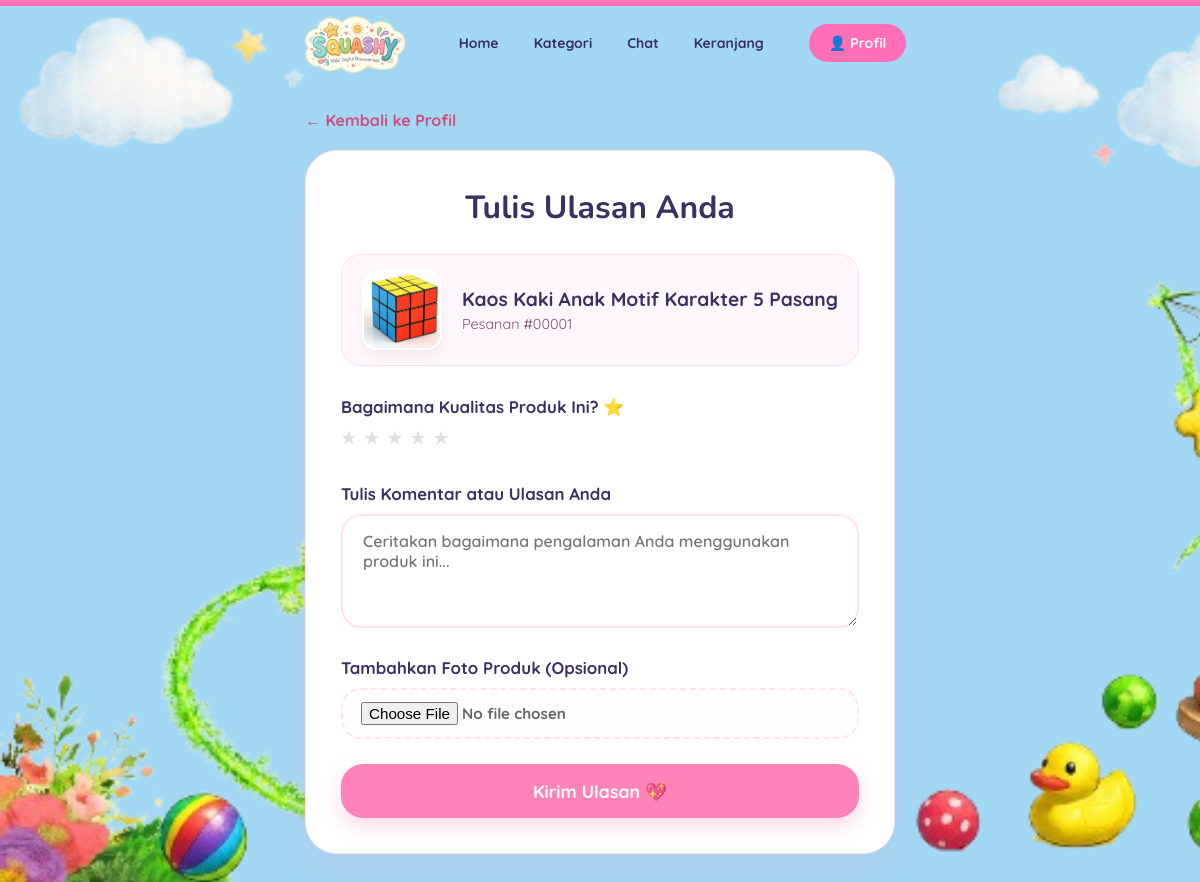
The page /customers/tambah_ulasan.php?id_produk=31&id_order=1 (signed in) on the database its author committed.
### tables this page shows
CREATE TABLE `order_detail` (
  `id_detail` int NOT NULL,
  `id_order` int NOT NULL,
  `id_produk` int NOT NULL,
  `nama_produk` varchar(255) DEFAULT NULL,
  `harga_saat_order` int DEFAULT NULL,
  `foto_produk` varchar(255) DEFAULT NULL,
  `kuantitas` int NOT NULL,
  `subtotal` int NOT NULL
);

### customers/tambah_ulasan.php (the view, shortened to what this page needs)
<?php
require_once __DIR__ . '/../config/database.php';
$userId = intval($_SESSION['id_user'] ?? 0);
$id_produk = isset($_GET['id_produk']) ? intval($_GET['id_produk']) : 0;
$id_order = isset($_GET['id_order']) ? intval($_GET['id_order']) : 0;
$order_query = mysqli_query($conn, "
    SELECT o.id_order, o.status_pesanan, od.nama_produk, od.foto_produk
    FROM `order` o
    JOIN order_detail od ON o.id_order = od.id_order
    WHERE o.id_order = $id_order AND o.id_user = $userId AND od.id_produk = $id_produk
    LIMIT 1
");
$order_data = mysqli_fetch_assoc($order_query);
?>
<!DOCTYPE html>
<html lang="id">
<head>
</head>
<body>
    <?php require_once __DIR__ . '/../components/layout/header.php'; ?>
    <main>
        <a href="profil.php" class="back-link">← Kembali ke Profil</a>
        <div class="review-container">
            <h1 class="review-header-title">Tulis Ulasan Anda</h1>
            <div class="product-preview-card">
                <img src="../<?= htmlspecialchars($order_data['foto_produk']) ?>" alt="<?= htmlspecialchars($order_data['nama_produk']) ?>">
                <div>
                    <h3><?= htmlspecialchars($order_data['nama_produk']) ?></h3>
                    <p style="color: #83526d; font-size: 0.9rem; margin-top: 4px;">Pesanan #<?= str_pad($id_order, 5, '0', STR_PAD_LEFT) ?></p>
                </div>
            </div>
            <form action="" method="POST" enctype="multipart/form-data">
                <div class="form-group">
                    <label>Bagaimana Kualitas Produk Ini? ⭐</label>
                    <div class="star-rating">
                        <input type="radio" id="star5" name="rating" value="5" /><label for="star5" title="Sangat Baik">★</label>
                        <input type="radio" id="star4" name="rating" value="4" /><label for="star4" title="Baik">★</label>
                        <input type="radio" id="star3" name="rating" value="3" /><label for="star3" title="Cukup">★</label>
                        <input type="radio" id="star2" name="rating" value="2" /><label for="star2" title="Buruk">★</label>
                        <input type="radio" id="star1" name="rating" value="1" /><label for="star1" title="Sangat Buruk">★</label>
                    </div>
                </div>
                <div class="form-group">
                    <label for="komentar">Tulis Komentar atau Ulasan Anda</label>
                    <textarea id="komentar" name="komentar" rows="4" class="form-control-text" placeholder="Ceritakan bagaimana pengalaman Anda menggunakan produk ini..."></textarea>
                </div>
                <div class="form-group">
                    <label for="foto_review">Tambahkan Foto Produk (Opsional)</label>
                    <div class="file-upload-wrapper">
                        <input type="file" id="foto_review" name="foto_review" class="file-upload-input" accept="image/*">
                    </div>
                </div>
                <button type="submit" class="btn-submit-review">Kirim Ulasan 💖</button>
            </form>
        </div>
    </main>
</body>
</html>

### customers/tambah_ulasan.php (style rules this page uses)
* { box-sizing: border-box; margin: 0; padding: 0; }
body { font-family: 'Quicksand', sans-serif; background: linear-gradient(180deg, #FFE6F3 0%, #FFF5E8 100%); color: #333; min-height: 100vh; }
main { max-width: 700px; margin: 30px auto 60px; padding: 0 20px; }
.back-link { text-decoration: none; color: #d24c7d; font-weight: 700; font-size: 1rem; display: inline-flex; align-items: center; gap: 8px; margin-bottom: 20px; transition: 0.2s; }
.review-container { background: #ffffff; border-radius: 32px; border: 1px solid #ffe6f1; box-shadow: 0 18px 40px rgba(255, 155, 201, 0.15); padding: 35px; }
.review-header-title { font-family: 'Nunito', sans-serif; font-size: 2rem; color: #3A3063; margin-bottom: 25px; text-align: center; }
.product-preview-card { display: flex; align-items: center; gap: 20px; background: #FFF7FB; border: 1px solid #ffdeec; border-radius: 20px; padding: 15px 20px; margin-bottom: 30px; }
.product-preview-card img { width: 80px; height: 80px; border-radius: 15px; object-fit: cover; border: 2px solid white; box-shadow: 0 5px 12px rgba(0,0,0,0.05); }
.product-preview-card h3 { font-size: 1.2rem; color: #3A3063; }
.form-group { margin-bottom: 25px; }
.form-group label { display: block; font-weight: 700; color: #3A3063; margin-bottom: 10px; font-size: 1.05rem; }
.star-rating { display: flex; flex-direction: row-reverse; justify-content: flex-end; gap: 8px; font-size: 2.8rem; }
.star-rating label { color: #e0e0e0; cursor: pointer; transition: color 0.15s ease-in-out, transform 0.1s; }
.form-control-text { width: 100%; padding: 15px 20px; border-radius: 20px; border: 2px solid #ffe1ef; outline: none; font-family: inherit; font-size: 1rem; font-weight: 600; color: #333; transition: border-color 0.2s; resize: vertical; }
.file-upload-wrapper { position: relative; display: inline-block; width: 100%; }
.file-upload-input { width: 100%; padding: 12px 18px; border-radius: 20px; border: 2px dashed #ffe1ef; background: #fffdfd; font-family: inherit; font-size: 0.95rem; font-weight: 700; color: #666; outline: none; cursor: pointer; transition: all 0.2s; }
.btn-submit-review { display: block; width: 100%; background: #ff82b8; color: #fff; padding: 16px; border-radius: 22px; border: none; font-size: 1.1rem; font-weight: 800; cursor: pointer; box-shadow: 0 8px 20px rgba(255, 130, 184, 0.3); transition: all 0.2s; margin-top: 15px; }

### rows shown on the page
order_detail: foto_produk (picture), nama_produk "Kaos Kaki Anak Motif Karakter 5 Pasang"

### other values the page prints
str_pad($id_order, 5, '0', STR_PAD_LEFT) "00001"
